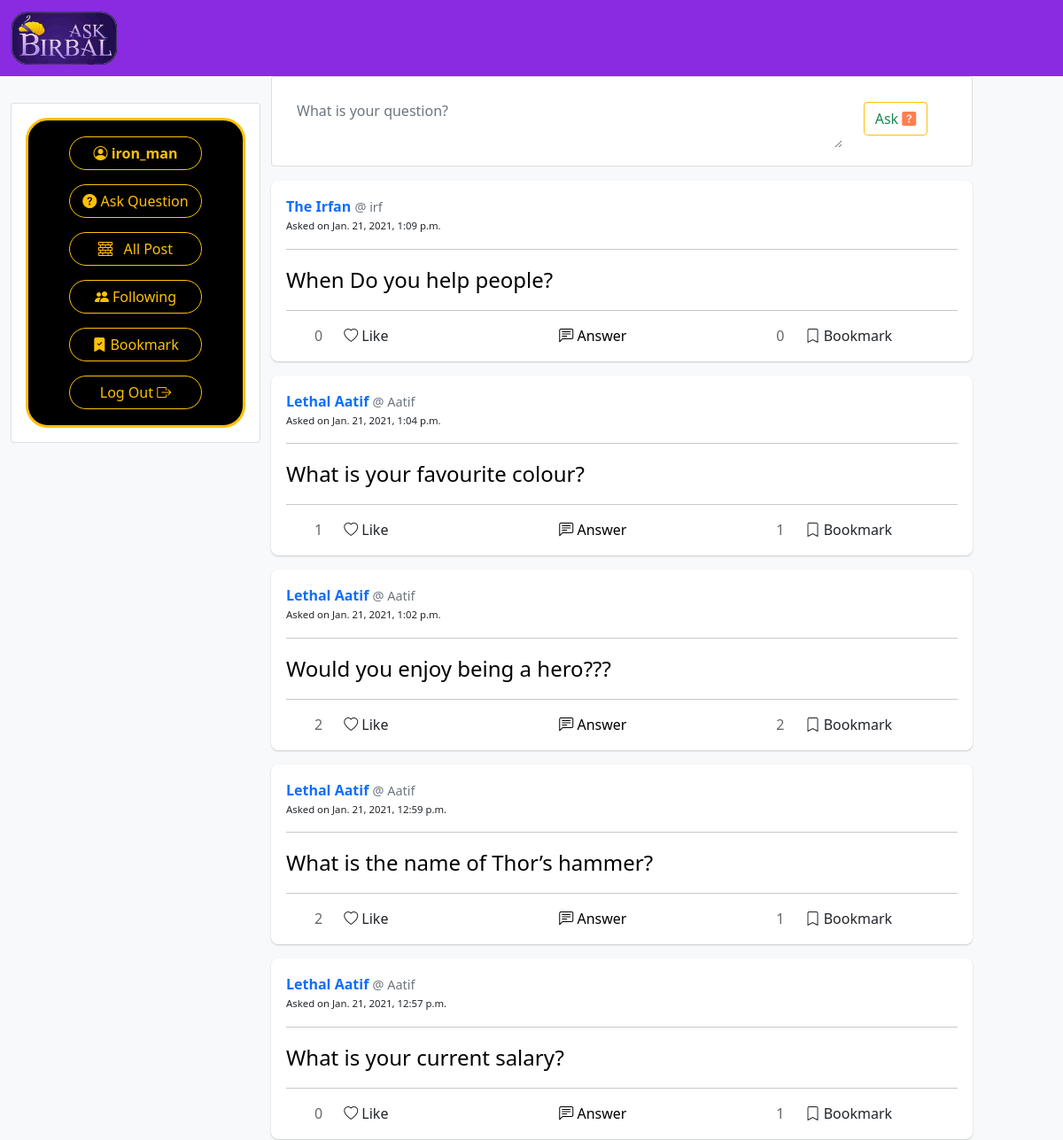
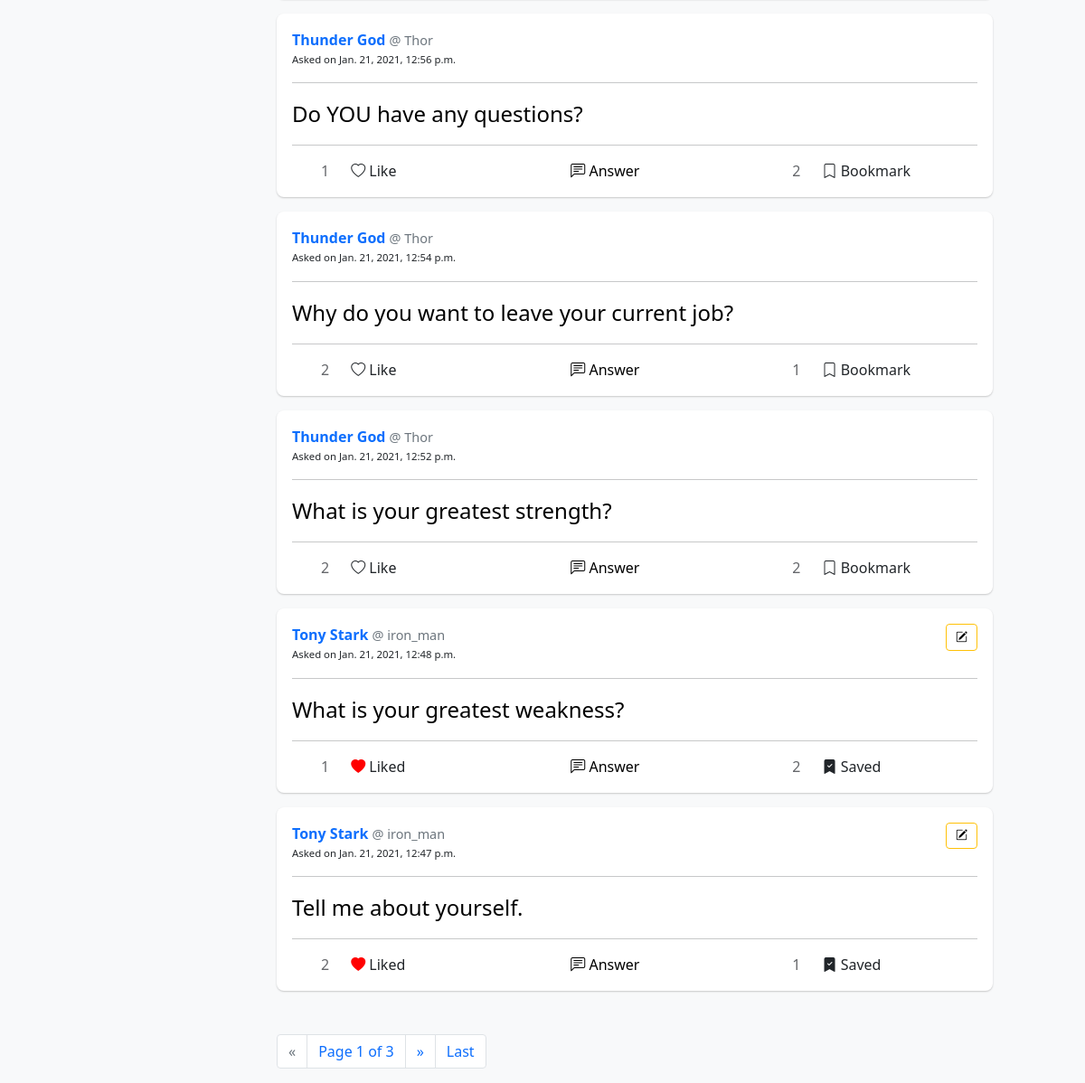
The page / (signed in) on the database its author committed (2 pictures, top to bottom).
### birbal/models.py (models this page shows)
class User(AbstractUser):
    pass

class Questions(models.Model):
    content = models.CharField(max_length=280)
    bookmark = models.ManyToManyField(User, related_name="bookmarked_que")
    likes = models.ManyToManyField(User, related_name="liked_posts")
    created_at = models.DateTimeField(auto_now_add=True)
    user = models.ForeignKey(User, on_delete=models.CASCADE, related_name="posts")

### birbal/views.py (the view)
# urls.py: path("", views.index, name = "index"),
def index(request):
    if request.method == "POST":
        if not request.user.is_authenticated:
            return HttpResponseRedirect(reverse("index"))
        ques = request.POST["ques"]
        Questions.objects.create(content=ques, user=request.user)
        return HttpResponseRedirect(reverse("index"))
    else:
        all_posts =  Questions.objects.all().order_by("-created_at")
        paginator = Paginator(all_posts, 10)
        page_number = request.GET.get('page')
        page_obj = paginator.get_page(page_number)
        return render(request, "birbal/index.html", {
            "page_obj": page_obj
        })

### birbal/templates/birbal/index.html (shortened to what this page needs)
{% extends "birbal/layout.html" %}
{% block body %}
{% if user.is_authenticated %}
<div class="card" id="Que-view">
  <form id="Que-form" action="{% url 'index' %}" method="post">
    <div class="card-body row my-1">
      <div class="col-10">
        <textarea class="form-control" id="Que-body" style="white-space: pre-wrap; border: none;"
          oninput='this.style.height = "";this.style.height = this.scrollHeight + "px"'
          placeholder="What is your question?" name="ques"></textarea>
      </div>
      <div class="col-2">
        <button type="submit" class="btn btn-outline-warning text-success mt-2" >Ask <i class="bi bi-question-square-fill" style="color:coral;"></i></button>
      </div>
    </div>
  </form>
</div>
{% endif %}
{% include "birbal/posts_template.html" with posts=page_obj %}
{% if page_obj.paginator.num_pages > 1 %}
<nav aria-label="Page navigation">
  <ul class="pagination ml-5 mt-5">
    {% if page_obj.has_previous %}
    <li class="page-item"> <a class="page-link" href="?page=1">First</a></li>
    <li class="page-item"><a class="page-link" href="?page={{ page_obj.previous_page_number }}">&laquo;</a></li>
    {% else %}
    <li class="page-item disabled"><a class="page-link" href="#">&laquo;</a></li>
    {% endif %}
    <li class="page-item current-item"><span class="current page-link">
        Page {{ page_obj.number }} of {{ page_obj.paginator.num_pages }}
      </span></li>
    {% if page_obj.has_next %}
    <li class="page-item"><a class="page-link" href="?page={{ page_obj.next_page_number }}">&raquo;</a></li>
    <li class="page-item"><a class="page-link" href="?page={{ page_obj.paginator.num_pages }}">Last</a>
      {% else %}
    <li class="page-item disabled"><a class="page-link" href="#">&raquo;</a></li>
    {% endif %}
  </ul>
</nav>
{% else %}
<div style="height: 60px"></div>
{% endif %}
{% endblock %}
{% block body_left %}
<div class=" p-2">
{% if user.is_authenticated %}
  <a class="btn btn-outline-warning " href="#Que-view"
      style="width: 150px; border-radius: 25px;">
      <i class="bi bi-question-circle-fill"></i>
      Ask Question
  </a>
{% else %}
  <a class="btn btn-outline-warning " data-bs-toggle="modal" data-bs-target="#loginModal"
      style="width: 150px; border-radius: 25px;">
      <i class="bi bi-question-circle-fill"></i>
      Ask Question
  </a>
{% endif %}
</div>
{% endblock %}

### birbal/templates/birbal/layout.html (shortened to what this page needs)
{% load static %}
<!DOCTYPE html>
<html lang="en">
<head>
    <link href="https://cdn.jsdelivr.net/npm/bootstrap@5.0.0-beta1/dist/css/bootstrap.min.css" rel="stylesheet"
>
    <link rel="stylesheet" href="https://cdn.jsdelivr.net/npm/bootstrap-icons@1.3.0/font/bootstrap-icons.css">
</head>
<body>
    <nav class="navbar navbar-expand-md navbar-dark" style="background-color:blueviolet;">
        <div class="container-fluid" style="height: fit-content;">
            <div class="navbar-brand ">
                <img src="{% static 'birbal/askbirbal_logo.png' %}" alt="Ask birbal logo" style="width: 120px;">
            </div>
        </div>
    </nav>
    <div class="row bg-light">
        <div class="d-md-block d-none col-3 position-sticky"
            style="position: sticky;
                top: 0;
                left: 0;
                height: 500px;" >
            <div class="card card-body" style="margin-top: 30px; height: fit-content;">
                <div class="border border-3 border-warning"
                    style="background-color: black; text-align: center; padding: 10px; border-radius: 25px;">
                    {% if user.is_authenticated %}
                    <div class="p-2">
                        <a class="btn btn-outline-warning" href="{% url 'profile'  user.username  %}"
                             id="profile" data-id="{{ user.id }}"
                            style="width: 150px; border-radius: 25px;">
                            <strong>
                                <i class="bi bi-person-circle"></i>
                                {{ user.username }}
                            </strong>
                        </a>
                    </div>
                    {% endif %}
                    {% block body_left %}
                    {% endblock %}
                    <div class=" p-2">
                        <a class="btn btn-outline-warning " href="{% url 'index' %}"
                            style="width: 150px; border-radius: 25px;">
                            <i class="bi bi-bricks"></i> &nbsp;  All Post
                        </a>
                    </div>
                    {% if user.is_authenticated %}
                    <div class="p-2">
                        <a class="btn btn-outline-warning" href="{% url 'following' %}" id="following-view"
                            style="width: 150px; border-radius: 25px;">
                            <i class="bi bi-people-fill"></i>
                            Following
                        </a>
                    </div>
                    <div class=" p-2">
                        <a class="btn btn-outline-warning" href="{% url 'bookmark' %}" id="bookmark-view"
                            style="width: 150px; border-radius: 25px;">
                            <i class="bi bi-bookmark-check-fill"></i>
                            Bookmark
                        </a>
                    </div>
                    <div class=" p-2">
                        <a class="btn btn-outline-warning" href="{% url 'logout' %}"
                            style="width: 150px; border-radius: 25px;">
                            Log Out <i class="bi bi-box-arrow-right"></i>
                        </a>
                    </div>
                    {% endif %}
                </div>
            </div>
        </div>
        <div class="col-12 col-md-8">
            {% block body %}
            {% endblock %}
        </div>
    </div>
</body>
</html>

### birbal/templates/birbal/posts_template.html (shortened to what this page needs)
{% load static %}
{% for post in posts %}
<div class="card my-3" style="border-radius: 8px; border-color: transparent; box-shadow: 0 1px 2px rgba(0, 0, 0, 0.2);">
    <div class="card-body">
        <div>
            <a class="card-title" href="{% url 'profile' post.user.username %}" style="text-decoration:none">
                <strong>{{ post.user.first_name }} {{ post.user.last_name }}</strong>
            </a>
            <a href="{% url 'profile' post.user.username %}" class="text-muted "
                style="font-size: 0.9rem; text-decoration:none;">
                @ {{ post.user.username }}
            </a>
            {% if user == post.user %}
            <button style="float: right; font-size: small; padding: 4px 10px" data-postid="{{ post.id }}"
                class="btn btn-outline-warning text-success edit" title="Edit Your Question.">
                <i class="bi bi-pencil-square" style="color: black;"></i>
            </button>
            {% endif %}
            <p style="font-size: small">
                <small class="post-date">Asked on {{ post.created_at }}</small>
            </p>
        </div>
        <hr>
        <div class="card-text content" id="content{{ post.id }}">
            <a href="{% url 'answer' post.id %}"
                 style="text-decoration: none; color: black; font-size: 24px; font-weight:450;">
                {{ post.content }}
            </a>
        </div>
        <hr>
        <div class="row">
            <div class="col-1" id="likes{{ post.id }}" style="color: #65676B; text-align: end;">
                {{ post.likes.all.count }}
            </div>
            {% if user.is_authenticated %}
                <div data-postid="{{ post.id }}" class="col-2 like">
                    {% if user in post.likes.all %}
                    <i class='bi bi-heart-fill' style="color: red;"></i> Liked
                    {% else %}
                    <i class='bi bi-heart'></i> Like
                    {% endif %}
                </div>
                <div class="col-5" style="text-align: center;">
                    <a href="{% url 'answer' post.id %}" style="text-decoration: none; color: black;">
                        <i class="bi bi-chat-left-text"></i> Answer
                    </a>
                </div>
                <div class="col-1" id="bm{{ post.id }}" style="color: #65676B; text-align: end;">
                    {{ post.bookmark.all.count }}
                </div>
                <div data-postid="{{ post.id }}" class="col-3 bookmark">
                    {% if user in post.bookmark.all %}
                    <i class="bi bi-bookmark-check-fill"></i> Saved
                    {% else %}
                    <i class="bi bi-bookmark"></i> Bookmark
                    {% endif %}
                </div>
            {% endif %}
        </div>
    </div>
</div>
{% endfor %}

### rows shown on the page
User: username "iron_man"
Questions: user.first_name "The", user.last_name "Irfan", user.username "irf", created_at "Jan. 21, 2021, 1:09 p.m.", content "When Do you help people?", likes.all.count "0", shows "Like", bookmark.all.count "0", shows "Bookmark"
Questions: user.first_name "Lethal", user.last_name "Aatif", user.username "Aatif", created_at "Jan. 21, 2021, 1:04 p.m.", content "What is your favourite colour?", likes.all.count "1", shows "Like", bookmark.all.count "1", shows "Bookmark"
Questions: user.first_name "Lethal", user.last_name "Aatif", user.username "Aatif", created_at "Jan. 21, 2021, 1:02 p.m.", content "Would you enjoy being a hero???", likes.all.count "2", shows "Like", bookmark.all.count "2", shows "Bookmark"
Questions: user.first_name "Lethal", user.last_name "Aatif", user.username "Aatif", created_at "Jan. 21, 2021, 12:59 p.m.", content "What is the name of Thor’s hammer?", likes.all.count "2", shows "Like", bookmark.all.count "1", shows "Bookmark"
Questions: user.first_name "Lethal", user.last_name "Aatif", user.username "Aatif", created_at "Jan. 21, 2021, 12:57 p.m.", content "What is your current salary?", likes.all.count "0", shows "Like", bookmark.all.count "1", shows "Bookmark"
Questions: user.first_name "Thunder", user.last_name "God", user.username "Thor", created_at "Jan. 21, 2021, 12:56 p.m.", content "Do YOU have any questions?", likes.all.count "1", shows "Like", bookmark.all.count "2", shows "Bookmark"
Questions: user.first_name "Thunder", user.last_name "God", user.username "Thor", created_at "Jan. 21, 2021, 12:54 p.m.", content "Why do you want to leave your current job?", likes.all.count "2", shows "Like", bookmark.all.count "1", shows "Bookmark"
Questions: user.first_name "Thunder", user.last_name "God", user.username "Thor", created_at "Jan. 21, 2021, 12:52 p.m.", content "What is your greatest strength?", likes.all.count "2", shows "Like", bookmark.all.count "2", shows "Bookmark"
Questions: user.first_name "Tony", user.last_name "Stark", user.username "iron_man", created_at "Jan. 21, 2021, 12:48 p.m.", content "What is your greatest weakness?", likes.all.count "1", shows "Liked", bookmark.all.count "2", shows "Saved"
Questions: user.first_name "Tony", user.last_name "Stark", user.username "iron_man", created_at "Jan. 21, 2021, 12:47 p.m.", content "Tell me about yourself.", likes.all.count "2", shows "Liked", bookmark.all.count "1", shows "Saved"

### other values the page prints
{{ page_obj.number }} "1"
{{ page_obj.paginator.num_pages }} "3"
